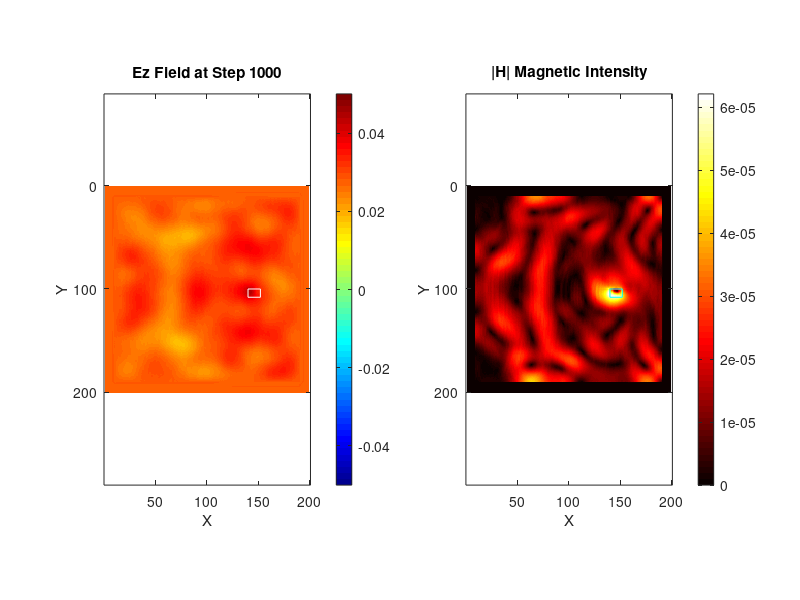
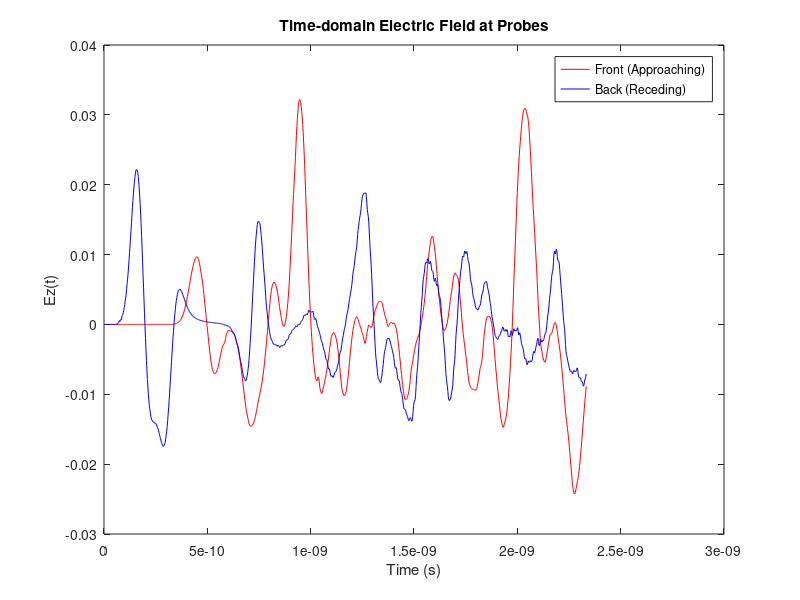
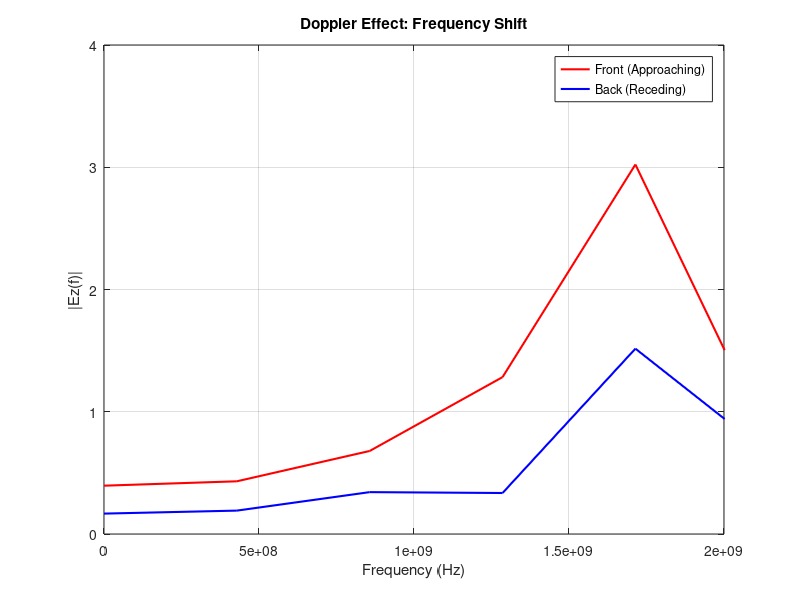

Write MATLAB code to recreate these figures, in order.
%% Realistic Doppler Effect in 2D FDTD with Moving Object
clear; clc;

% ---------------- Grid & Physical Parameters ----------------
Nx = 200; Ny = 200;
dx = 1e-3; dy = 1e-3;
c0 = 3e8; eps0 = 8.854e-12; mu0 = 4*pi*1e-7;
dt = 1/(c0*sqrt(1/dx^2 + 1/dy^2)) * 0.99;
n_steps = 1000;

% Initialize fields
Ez = zeros(Nx, Ny);
Hx = zeros(Nx, Ny);
Hy = zeros(Nx, Ny);

% Relative permittivity & permeability
eps_r = ones(Nx, Ny);
mu_r = ones(Nx, Ny);

% PML (Simple absorbing boundary)
pml_size = 10;
sigma_max = 1e3;
sigma = zeros(Nx, Ny);
sigma(1:pml_size,:) = sigma_max;
sigma(end-pml_size+1:end,:) = sigma_max;
sigma(:,1:pml_size) = sigma_max;
sigma(:,end-pml_size+1:end) = sigma_max;

% ---------------- Source Parameters ----------------
source_x = 50; source_y = 100;
f0 = 1e9;      % source frequency (Hz)
t0 = 50; spread = 20;  % Gaussian envelope

% ---------------- Moving Dielectric Object ----------------
moving_objects = [
    struct('x',120,'y',100,'w',12,'h',8,'dx',0.02,'dy',0.0,'eps',6.0)
];

% ---------------- Doppler Effect Probes ----------------
probe_front = [150,100];  % in front of moving object
probe_back  = [30,100];   % behind moving object
Ez_front = zeros(1, n_steps);
Ez_back  = zeros(1, n_steps);

% ---------------- Main FDTD Loop ----------------
figure;
for n = 1:n_steps
    % ---- Reset permittivity ----
    eps_r(:) = 1;

    % ---- Update moving objects ----
    for i = 1:length(moving_objects)
        obj = moving_objects(i);
        x0 = max(1, round(obj.x)); y0 = max(1, round(obj.y));
        x1 = min(round(obj.x + obj.w - 1), Nx);
        y1 = min(round(obj.y + obj.h - 1), Ny);
        eps_r(x0:x1, y0:y1) = obj.eps;

        % Update position & bounce
        moving_objects(i).x = obj.x + obj.dx;
        moving_objects(i).y = obj.y + obj.dy;
        if moving_objects(i).x+obj.w>=Nx-pml_size || moving_objects(i).x<=1+pml_size
            moving_objects(i).dx = -moving_objects(i).dx;
        end
    end

    % ---- Update Magnetic Fields ----
    Hx(:,1:end-1) = (1 - dt*sigma(:,1:end-1)./(2*mu0)) ./ (1 + dt*sigma(:,1:end-1)./(2*mu0)) .* Hx(:,1:end-1) ...
        - (dt ./ (mu0 * mu_r(:,1:end-1) * dy)) ./ (1 + dt*sigma(:,1:end-1)./(2*mu0)) .* diff(Ez,1,2);

    Hy(1:end-1,:) = (1 - dt*sigma(1:end-1,:)./(2*mu0)) ./ (1 + dt*sigma(1:end-1,:)./(2*mu0)) .* Hy(1:end-1,:) ...
        + (dt ./ (mu0 * mu_r(1:end-1,:) * dx)) ./ (1 + dt*sigma(1:end-1,:)./(2*mu0)) .* diff(Ez,1,1);

    % ---- Curl of H ----
    curlH = (Hy(2:end-1,2:end-1) - Hy(1:end-2,2:end-1)) / dx ...
          - (Hx(2:end-1,2:end-1) - Hx(2:end-1,1:end-2)) / dy;

    % ---- Update Electric Field ----
    c1 = (1 - dt*sigma(2:end-1,2:end-1)./(2*eps0)) ./ (1 + dt*sigma(2:end-1,2:end-1)./(2*eps0));
    c2 = (dt ./ (eps0 * eps_r(2:end-1,2:end-1))) ./ (1 + dt*sigma(2:end-1,2:end-1)./(2*eps0));
    Ez(2:end-1,2:end-1) = c1 .* Ez(2:end-1,2:end-1) + c2 .* curlH;

    % ---- Source Excitation ----
    Ez(source_x, source_y) = Ez(source_x, source_y) + ...
        2.0 * exp(-((n-t0)/spread)^2) .* cos(2*pi*f0*n*dt);

    % ---- Record Probe Data (for Doppler Effect) ----
    Ez_front(n) = Ez(probe_front(1), probe_front(2));
    Ez_back(n)  = Ez(probe_back(1), probe_back(2));

    % ---- Print intensity every 50 steps ----
    if mod(n,50)==0
        H_intensity = sqrt(Hx.^2 + Hy.^2);
        fprintf('Step %d: Ez[max]=%.3e |H|max=%.3e\n', ...
            n, max(abs(Ez(:))), max(H_intensity(:)));
    end

    % ---- Visualization (Ez & |H|) ----
    if mod(n,20)==0
        H_intensity = sqrt(Hx.^2 + Hy.^2);

        subplot(1,2,1);
        imagesc(Ez'); axis equal tight;
        title(['Ez Field at Step ', num2str(n)]);
        xlabel('X'); ylabel('Y');
        colorbar; colormap jet; caxis([-0.05 0.05]);
        hold on;
        for i = 1:length(moving_objects)
            obj = moving_objects(i);
            rectangle('Position',[obj.x obj.y obj.w obj.h],'EdgeColor','white');
        end
        hold off;

        subplot(1,2,2);
        imagesc(H_intensity'); axis equal tight;
        title('|H| Magnetic Intensity');
        xlabel('X'); ylabel('Y');
        colorbar; colormap hot; caxis auto;
        hold on;
        for i = 1:length(moving_objects)
            obj = moving_objects(i);
            rectangle('Position',[obj.x obj.y obj.w obj.h],'EdgeColor','cyan');
        end
        hold off;

        drawnow;
    end
end

%% ---------------- Doppler Effect Analysis ----------------
fs = 1/dt;
N = n_steps;
f_axis = (0:N-1) * (fs/N);
Ez_front_fft = abs(fft(Ez_front));
Ez_back_fft  = abs(fft(Ez_back));

% Extract frequency near source f0
[~, idx_front] = max(Ez_front_fft(round(f0*N/fs*0.5):round(f0*N/fs*1.5)));
idx_front = idx_front + round(f0*N/fs*0.5) - 1;
[~, idx_back]  = max(Ez_back_fft(round(f0*N/fs*0.5):round(f0*N/fs*1.5)));
idx_back  = idx_back + round(f0*N/fs*0.5) - 1;

fprintf('\n--- Doppler Effect (Realistic) ---\n');
fprintf('Source f0 ≈ %.2f GHz\n', f0/1e9);
fprintf('Detected Front Frequency ≈ %.4f GHz\n', f_axis(idx_front)/1e9);
fprintf('Detected Back Frequency  ≈ %.4f GHz\n', f_axis(idx_back)/1e9);

% Plot Time-domain Signals
figure;
plot((1:n_steps)*dt, Ez_front,'r'); hold on;
plot((1:n_steps)*dt, Ez_back,'b');
legend('Front (Approaching)','Back (Receding)');
xlabel('Time (s)'); ylabel('Ez(t)');
title('Time-domain Electric Field at Probes');

% Plot Frequency-domain (Doppler Shift)
figure;
plot(f_axis(1:N/2), Ez_front_fft(1:N/2),'r','LineWidth',1.5); hold on;
plot(f_axis(1:N/2), Ez_back_fft(1:N/2),'b','LineWidth',1.5);
xlim([0 2*f0]);  % zoom around source frequency
legend('Front (Approaching)','Back (Receding)');
xlabel('Frequency (Hz)'); ylabel('|Ez(f)|');
title('Doppler Effect: Frequency Shift');
grid on;